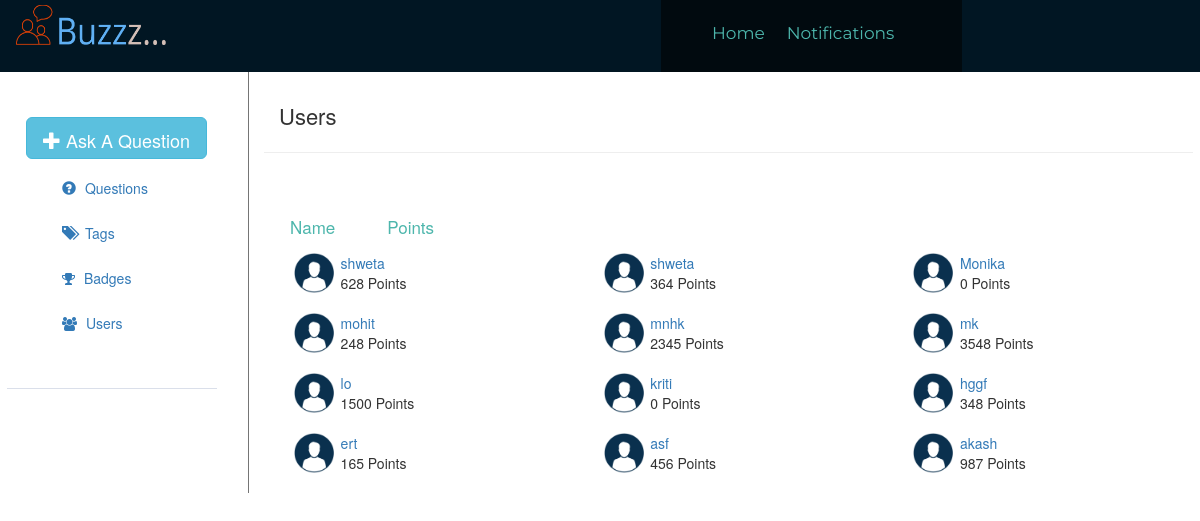
The page /allusers.php on the database its author committed.
### tables this page shows
CREATE TABLE IF NOT EXISTS `student` (
  `student_id` int(11) NOT NULL AUTO_INCREMENT,
  `person_id` int(11) NOT NULL,
  `username` varchar(100) NOT NULL,
  `board_id` int(11) NOT NULL,
  `class_id` int(11) NOT NULL,
  `Points` int(10) NOT NULL,
  PRIMARY KEY (`student_id`)
);

### allusers.php (the view, shortened to what this page needs)
<?php
include 'common.php';
?>
<!Doctype HTML>
<HEAD>
</HEAD>
<link rel="stylesheet" href="bootstrap.css">
    <link rel="stylesheet" href="https://maxcdn.bootstrapcdn.com/bootstrap/3.3.7/css/bootstrap.min.css">
<link rel="stylesheet" href="https://cdnjs.cloudflare.com/ajax/libs/font-awesome/4.7.0/css/font-awesome.min.css">
<link rel="stylesheet" href="buzzpage.css">
<body>
<div id="right-content" class="col-sm-9">
	     <div class="tabu">
             Users
        </div>
		<hr>
	<div class="tabular">
  <button class="tablinks" onclick="opentype('Name')">Name</button>
  <button class="tablinks" onclick="opentype('Points')">Points</button>
</div>
<div id="Name" class="w3-container type">
<?php
$servername = "localhost";
$username = "root";
$password = "";
$dbname = "swf";
 $conn = mysqli_connect($servername, $username, $password, $dbname);
$sql="select username,Points from student ORDER BY username DESC";
$result=(mysqli_query($conn,$sql));
$count=0;
if(mysqli_num_rows($result)>0)
{
	while($row=mysqli_fetch_assoc($result))
	{
		$user=$row["username"];
		$points=$row["Points"];
		$count++;
?>
    <div id="userbox" class="col-sm-4">
	    <div class="col-sm-2">
			<img src="profile.png" style="height:40px;width:40px;">
        </div>
        <div class="col-sm-10">
		<?php
		echo "<a href=\"userprofile.php?name=$user\" method=\"GET\">$user</a><br>";
		echo "$points Points";
?>
</div>
    </div>
<?php
    if($count%3==0)
	{
		?>
	<br><br><br>
		<?php
	}
	}
}
?>
</div>
  </div>
  </body>
  </html>

### buzzpage.css (style rules this page uses)
#links ul li a,button { display:block; height:30px; font-size:17px; color:#4db6ac; text-align:center; text-decoration:none; float:right; margin:25px 10px; line-height:30px; padding:1px 1px; }
#right-content { width:80%; float:right; margin-right:-8px; border-left:1px solid #757575; }
.tabu { font-size:22px; padding-left:15px; padding-top:28px; height:60px; }
.tabular { overflow: hidden; }
.tabular button { background-color: inherit; float: left; border: none; outline: none; cursor: pointer; padding: 14px 16px; transition: 0.3s; font-size: 17px; }

### common.php (style rules this page uses)
input, textarea, button { text-rendering: auto; color: initial; letter-spacing: normal; word-spacing: normal; text-transform: none; text-indent: 0px; text-shadow: none; display: inline-block; text-align: start; margin: 0em; font: 400 13.3333px Arial; }
a { text-decoration: none; color: #2b6dad; background: transparent; }
body { height: 100%; word-wrap: break-word; color: #333; font-size: 13px; overflow-y: auto; overflow-x: auto; }

### rows shown on the page
student: username "shweta", Points "628"
student: username "shweta", Points "364"
student: username "Monika", Points "0"
student: username "mohit", Points "248"
student: username "mnhk", Points "2345"
student: username "mk", Points "3548"
student: username "lo", Points "1500"
student: username "kriti", Points "0"
student: username "hggf", Points "348"
student: username "ert", Points "165"
student: username "asf", Points "456"
student: username "akash", Points "987"
